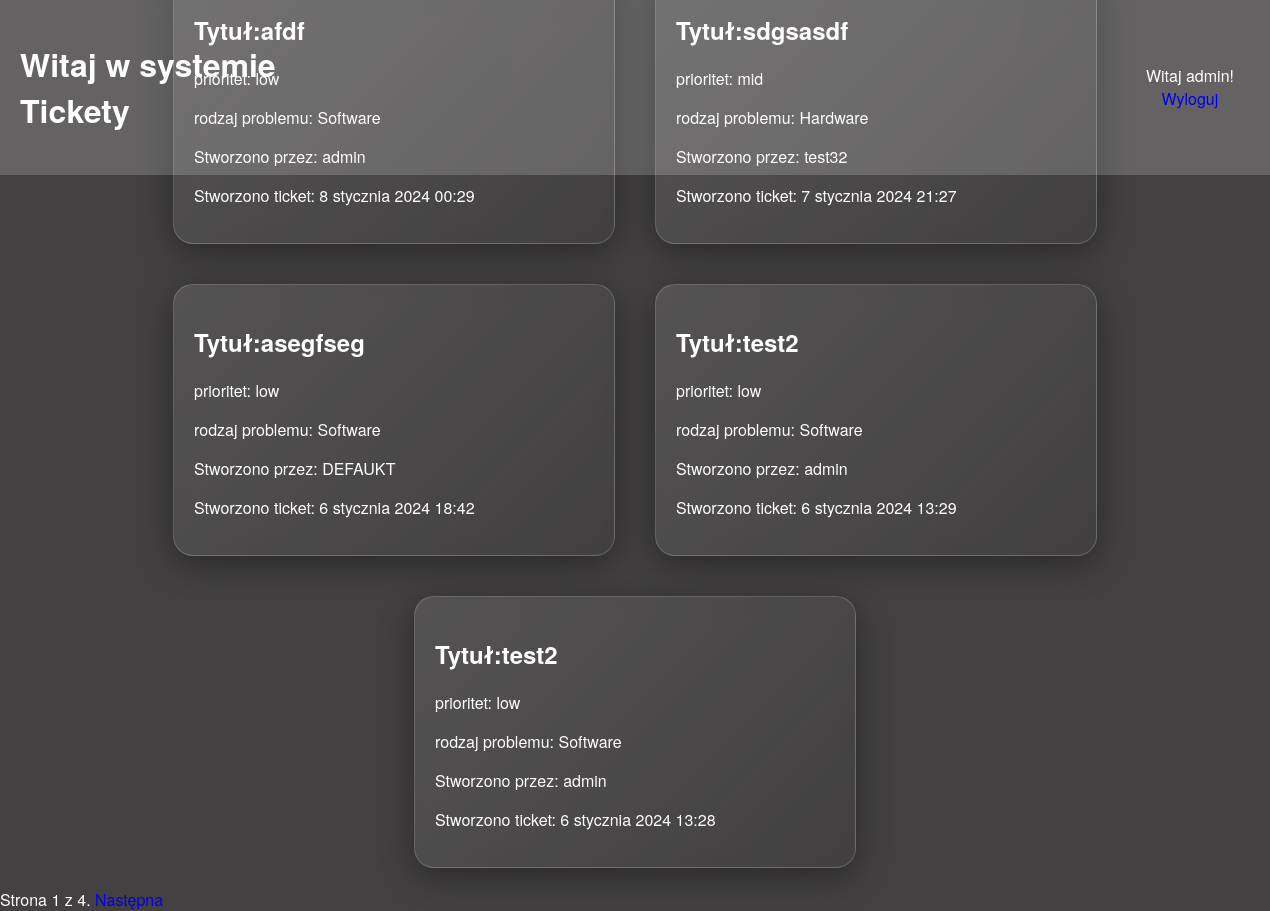
Page /ticket_list/ (signed in) on the earlier database version.
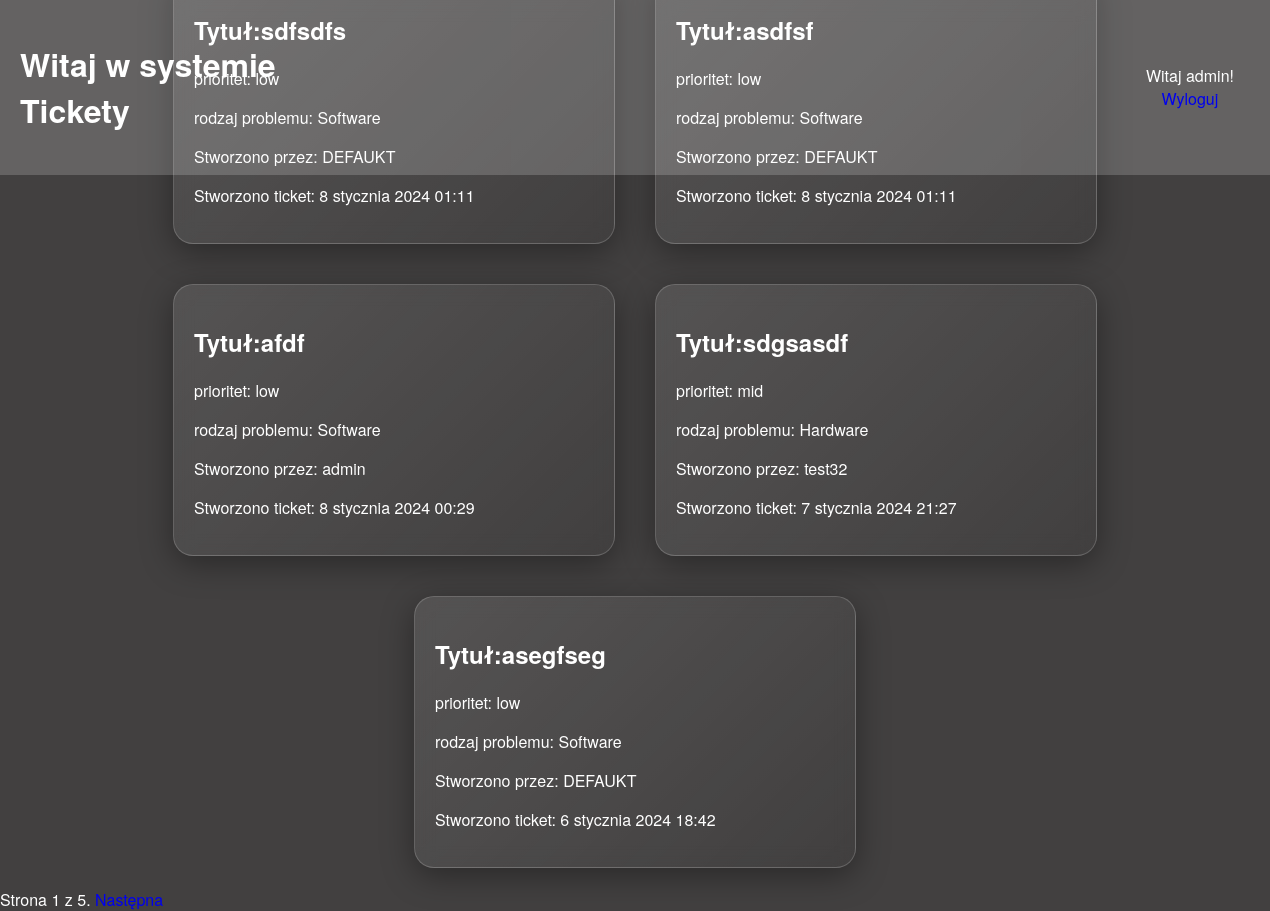
Same page on the later database version.
### helpdeskapp/models.py (models this page shows, shortened)
class Ticket(models.Model):
    statuslist = (
        ('Pending', 'Pending'),
        ('In Progress', 'In Progress'),
        ('Completed', 'Completed'),
    )
    prioritylist = (
        ('low', 'low'),
        ('mid', 'mid'),
        ('high', 'high'),
    )
    request_typelist = (
        ('Software', 'Software'),
        ('Hardware', 'Hardware'),
        ('Network', 'Network'),
        ('Other', 'Other')
    )
    title = models.CharField(max_length=100)
    description = models.TextField()
    status = models.CharField(max_length=100, choices=statuslist, default='Pending')
    priority = models.CharField(max_length=100, choices=prioritylist, default='low')
    request_type = models.CharField(max_length=100, choices=request_typelist, default='Software')
    created_at = models.DateTimeField(auto_now_add=True)
    assigned_to = models.ForeignKey(User, on_delete=models.CASCADE, related_name='ticket_assigned_to', null=True, blank=True, default=None)
    updated_at = models.DateTimeField(auto_now=True)
    created_by = models.ForeignKey(User, on_delete=models.CASCADE, related_name='ticket_created_by')
    closed_at = models.DateTimeField(null=True, blank=True, default=None)
    objects = models.Manager() # default manager
    slug = models.SlugField(unique=True, default='default-slug')
    class Meta:
        ordering = ['-created_at']
    def get_absolute_url(self):
        return reverse('helpdeskapp:ticket_detail', args=[self.slug])

### helpdeskapp/views.py (the view)
# urls.py: path('ticket_list/', views.ticket_list, name='ticket_list'),
@login_required
def ticket_list(request):
    if request.user.groups.filter(name='Defaultuser').exists():
        tickets = Ticket.objects.filter(created_by=request.user)
        if not tickets:
            messages.warning(request, 'Brak zgłoszeń.')
    else:
        tickets = Ticket.objects.filter(Q(assigned_to=request.user) | Q(assigned_to=None))
        if not tickets:
            messages.warning(request, 'Brak zgłoszeń.')
    paginator = Paginator(tickets, 5)
    page = request.GET.get('page')
    try:
        tickets = paginator.page(page)
    except PageNotAnInteger:
        tickets = paginator.page(1)
    except EmptyPage:
        tickets = paginator.page(paginator.num_pages)
    return render(request, 'helpdeskapp/tickets/ticket_list.html', {'page': page ,'tickets': tickets})

### helpdeskapp/templates/helpdeskapp/tickets/ticket_list.html (shortened to what this page needs)
{% extends "helpdeskapp/base.html" %}
{% block content %}
{%load static%}
<head>
    <link href="{% static 'helpdeskapp/main.css' %}" rel="stylesheet">
</head>
<div class="tickets">
    <div class="container">
        {% for ticket in tickets%}
        <a href="{{ticket.get_absolute_url}}">
        <div class="card">
            <h2>Tytuł:{{ticket.title}}</h2>
            <p>prioritet: {{ticket.priority}}</p>
            <p>rodzaj problemu: {{ticket.request_type}}</p>
            <p>Stworzono przez: {{ticket.created_by}}</p>
            <p>Stworzono ticket: {{ticket.created_at}}</p>
        </div>
        </a>
        {%endfor%}
    </div>
    {%include "helpdeskapp/pagination.html" with page=tickets %}
</div>
{% endblock %}

Differences in the rows shown:
no longer on this page (row unchanged): Ticket: title "test2", priority "low", request_type "Software", created_by "admin", created_at "6 stycznia 2024 13:29"
no longer on this page (row unchanged): Ticket: title "test2", priority "low", request_type "Software", created_by "admin", created_at "6 stycznia 2024 13:28"
added Ticket: title "sdfsdfs", priority "low", request_type "Software", created_by "DEFAUKT", created_at "8 stycznia 2024 01:11"
added Ticket: title "asdfsf", priority "low", request_type "Software", created_by "DEFAUKT", created_at "8 stycznia 2024 01:11"
Other differences:
{{ page.paginator.num_pages }}: "4" → "5"
